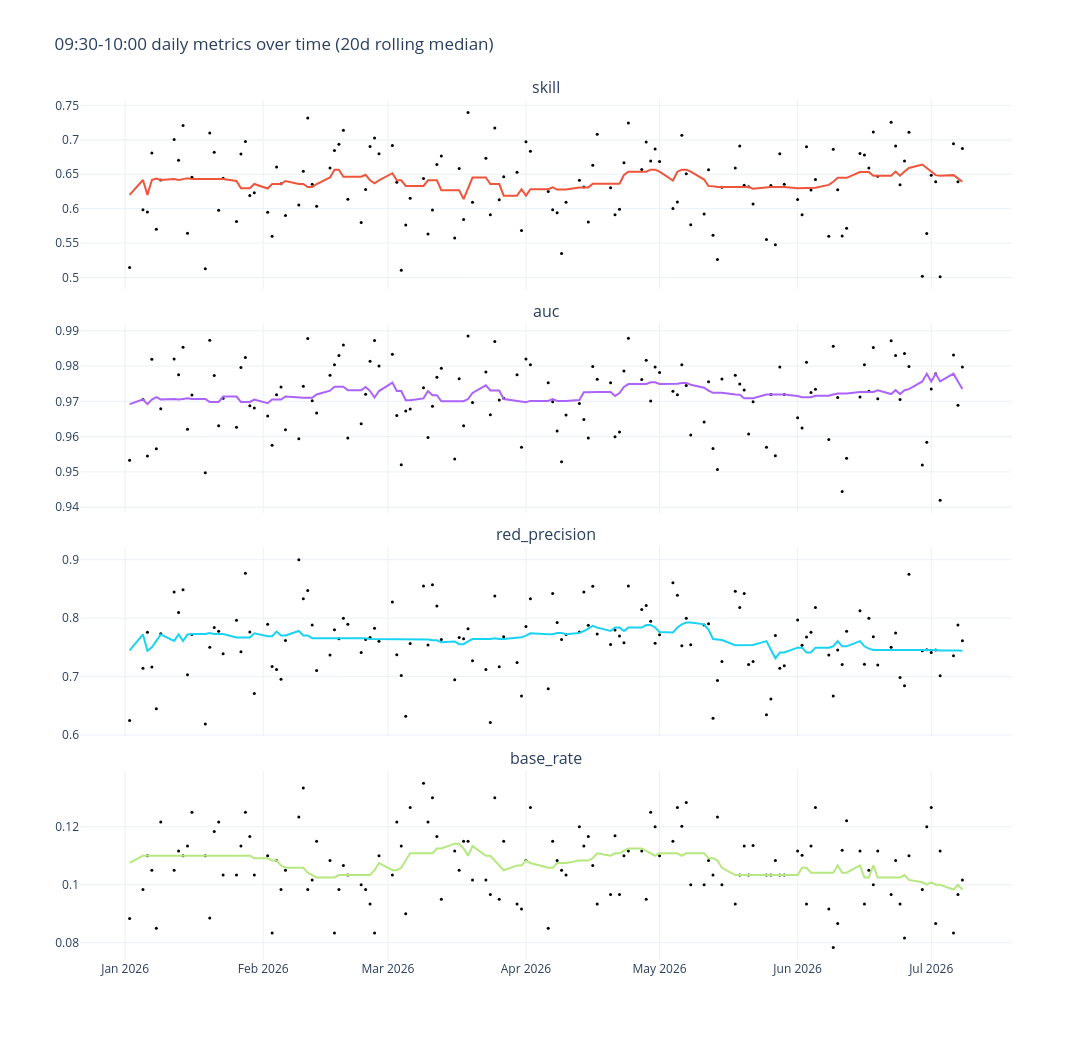

Write notebook code for a chart like this one.
### Code cell
#pred = pd.read_parquet('data/stage-5/pred_fullspan_5c2raw_01-2025_6s.parquet')
ts = window_over_time(pred,  "09:30", "10:00")

### Figure 1 — Plotly figure (JSON) as saved in the notebook; plotly's stock layout.template omitted (floating-point values rounded to 4 significant figures; data arrays with more than 128 entries replaced by an {"elided": "..."} marker saying what was removed)
{"data": [{"marker": {"color": "black", "size": 3}, "mode": "markers", "name": "skill daily", "showlegend": false, "type": "scatter", "x": {"elided": "133 str values"}, "xaxis": "x", "y": {"elided": "133 float values"}, "yaxis": "y"}, {"line": {"width": 2}, "mode": "lines", "name": "skill 20d median", "showlegend": false, "type": "scatter", "x": {"elided": "133 str values"}, "xaxis": "x", "y": {"elided": "133 float values"}, "yaxis": "y"}, {"marker": {"color": "black", "size": 3}, "mode": "markers", "name": "auc daily", "showlegend": false, "type": "scatter", "x": {"elided": "133 str values"}, "xaxis": "x2", "y": {"elided": "133 float values"}, "yaxis": "y2"}, {"line": {"width": 2}, "mode": "lines", "name": "auc 20d median", "showlegend": false, "type": "scatter", "x": {"elided": "133 str values"}, "xaxis": "x2", "y": {"elided": "133 float values"}, "yaxis": "y2"}, {"marker": {"color": "black", "size": 3}, "mode": "markers", "name": "red_precision daily", "showlegend": false, "type": "scatter", "x": {"elided": "133 str values"}, "xaxis": "x3", "y": {"elided": "133 float values"}, "yaxis": "y3"}, {"line": {"width": 2}, "mode": "lines", "name": "red_precision 20d median", "showlegend": false, "type": "scatter", "x": {"elided": "133 str values"}, "xaxis": "x3", "y": {"elided": "133 float values"}, "yaxis": "y3"}, {"marker": {"color": "black", "size": 3}, "mode": "markers", "name": "base_rate daily", "showlegend": false, "type": "scatter", "x": {"elided": "133 str values"}, "xaxis": "x4", "y": {"elided": "133 float values"}, "yaxis": "y4"}, {"line": {"width": 2}, "mode": "lines", "name": "base_rate 20d median", "showlegend": false, "type": "scatter", "x": {"elided": "133 str values"}, "xaxis": "x4", "y": {"elided": "133 float values"}, "yaxis": "y4"}], "layout": {"annotations": [{"font": {"size": 16}, "showarrow": false, "text": "skill", "x": 0.5, "xanchor": "center", "xref": "paper", "y": 1, "yanchor": "bottom", "yref": "paper"}, {"font": {"size": 16}, "showarrow": false, "text": "auc", "x": 0.5, "xanchor": "center", "xref": "paper", "y": 0.74, "yanchor": "bottom", "yref": "paper"}, {"font": {"size": 16}, "showarrow": false, "text": "red_precision", "x": 0.5, "xanchor": "center", "xref": "paper", "y": 0.48, "yanchor": "bottom", "yref": "paper"}, {"font": {"size": 16}, "showarrow": false, "text": "base_rate", "x": 0.5, "xanchor": "center", "xref": "paper", "y": 0.22, "yanchor": "bottom", "yref": "paper"}], "height": 1040, "title": {"text": "09:30-10:00 daily metrics over time (20d rolling median)"}, "width": 2400, "xaxis": {"anchor": "y", "domain": [0, 1], "matches": "x4", "showticklabels": false}, "xaxis2": {"anchor": "y2", "domain": [0, 1], "matches": "x4", "showticklabels": false}, "xaxis3": {"anchor": "y3", "domain": [0, 1], "matches": "x4", "showticklabels": false}, "xaxis4": {"anchor": "y4", "domain": [0, 1]}, "yaxis": {"anchor": "x", "domain": [0.78, 1]}, "yaxis2": {"anchor": "x2", "domain": [0.52, 0.74]}, "yaxis3": {"anchor": "x3", "domain": [0.26, 0.48]}, "yaxis4": {"anchor": "x4", "domain": [0, 0.22]}}}
